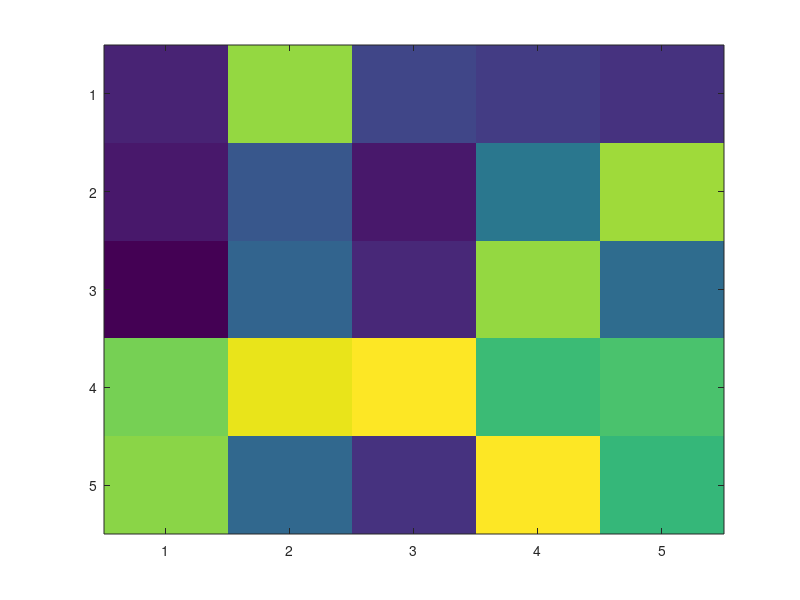

The MATLAB script that drew this image: (Note: this script raises an error after producing the figure.)
%% test_screenshape
% Tests of the screenshape function (figures off).
%--------------------------------------------------------------------------
set(0, 'DefaultFigureVisible', 'off')
shape = [10, 20, 300, 400];

%% Sets the figure position
figure; imagesc(rand(5));
screenshape( shape );
assert(isequal(get(gcf, 'Position'), shape))

%% A second input sets the background to white
% Only checked when the graphics system returns the colour.
figure; imagesc(rand(5));
screenshape( shape, 1 );
assert(isequal(get(gcf, 'Position'), shape))
col = get(gcf, 'Color');
if numel(col) == 3
    assert(isequal(col, [1, 1, 1]))
end

%% Returns the screen size
figure; screen_size = screenshape( shape );
assert(isequal(screen_size, get(0, 'ScreenSize')))
close all
